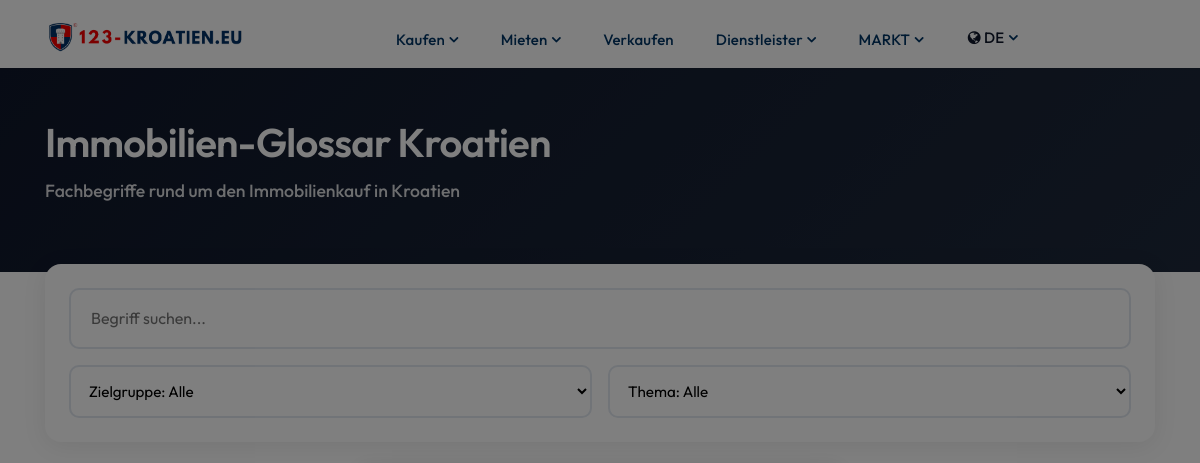
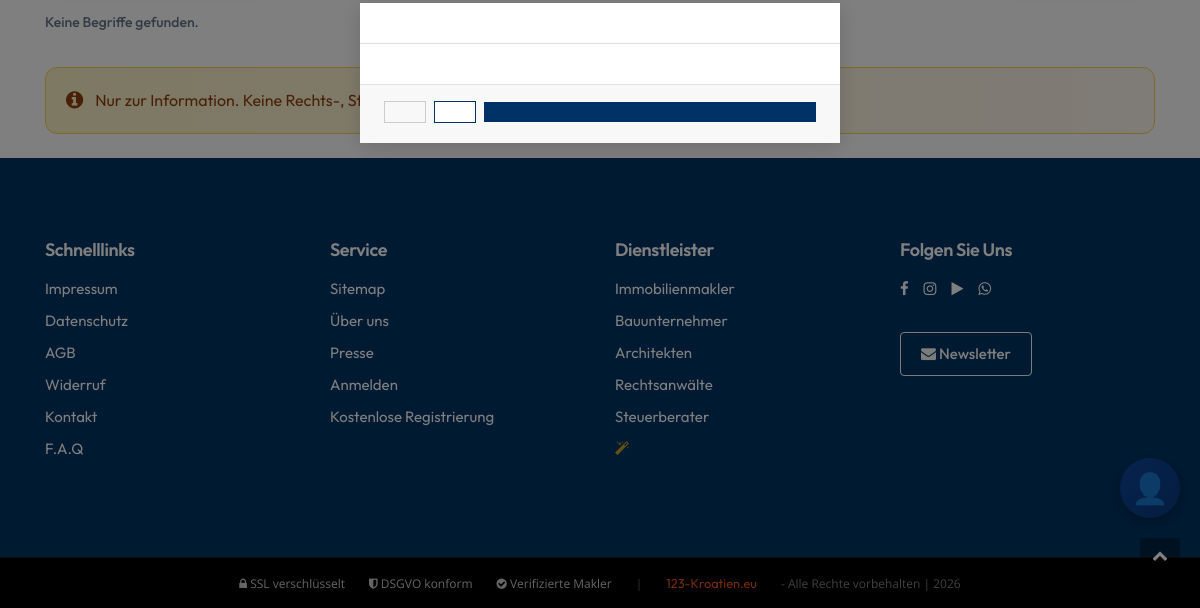
The app's page /ge/kroatien/glossar/, older data (2 pictures, top to bottom).
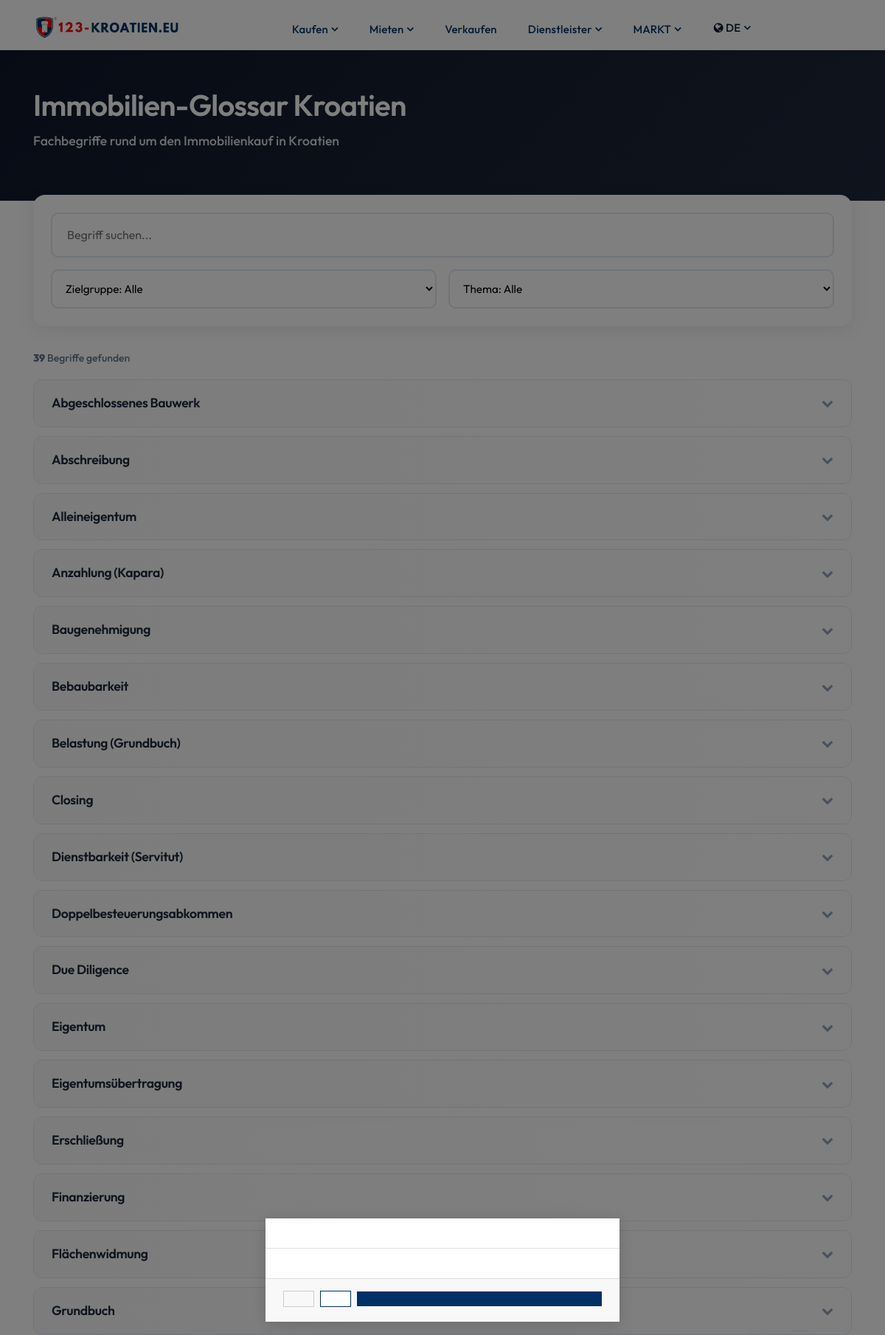
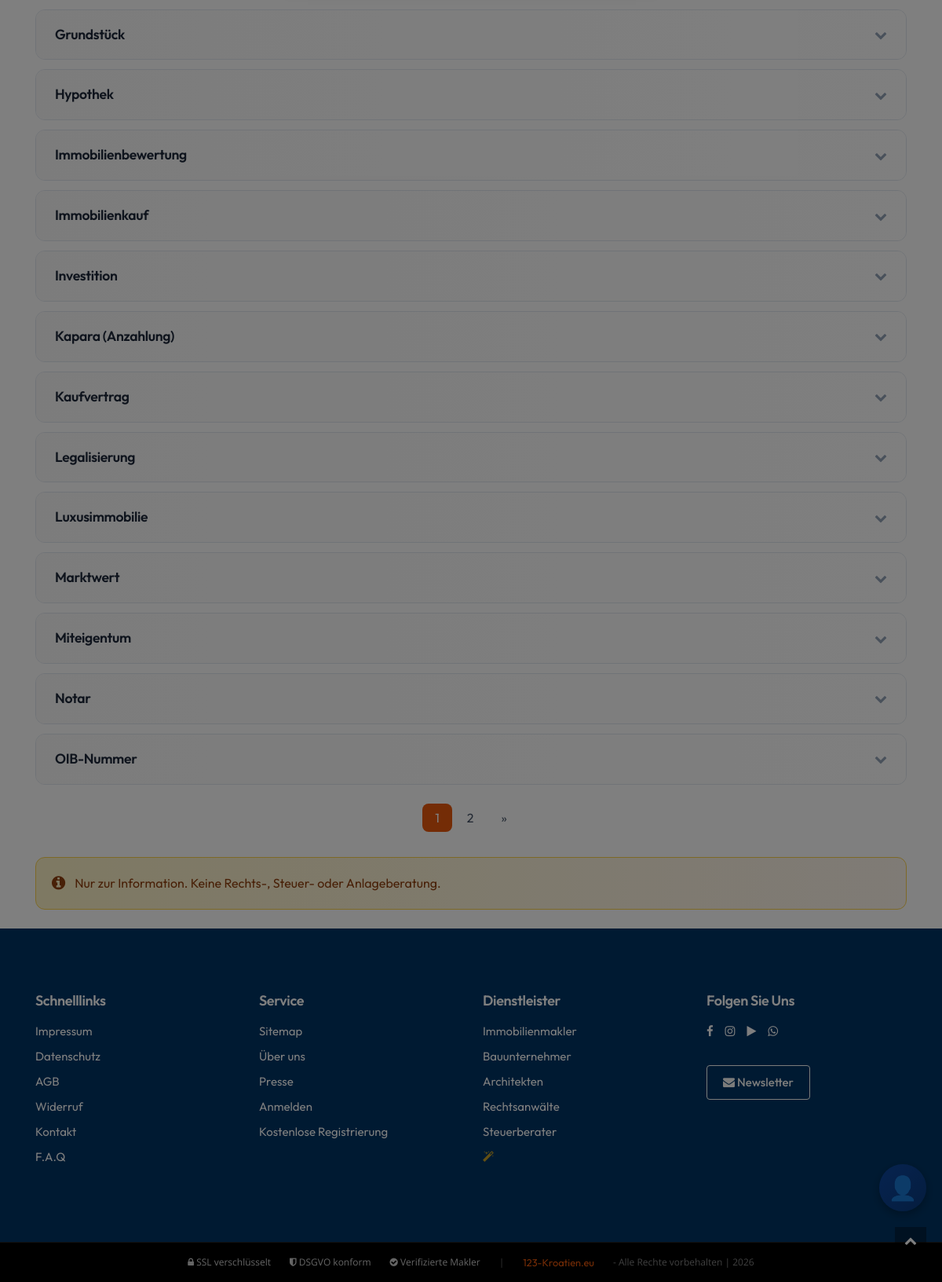
The same page, newer data (2 pictures, top to bottom).
### pages/models.py (models this page shows)
class Translation(models.Model):
    PAGES = (
        ('home', 'home'),
        ('about', 'about'),
        ('listings', 'listings'),
        ('property details', 'property details'),
        ('blog', 'blog'),
        ('blog details', 'blog details'),
        ('contact', 'contact'),
        ('privacy', 'privacy'),
        ('navbar', 'navbar'),
        ('add-property', 'add-property'),
        ('profile', 'profile'),
        ('footer', 'footer'),
        ('login', 'login'),
        ('signup', 'signup'),
        ('faq', 'faq'),
        ('forget-password', 'forget-password'),
        ('reset-password', 'reset-password')
    )
    name = models.CharField(max_length=255, unique=True)
    page = models.CharField(max_length=50, choices=PAGES)
    english_content = models.TextField(blank=True)
    german_content = models.TextField(blank=True)
    french_content = models.TextField(blank=True)
    greek_content = models.TextField(blank=True)
    croatian_content = models.TextField(blank=True)
    polish_content = models.TextField(blank=True)
    czech_content = models.TextField(blank=True)
    russian_content = models.TextField(blank=True)
    swedish_content = models.TextField(blank=True)
    norway_content = models.TextField(blank=True)
    slovak_content = models.TextField(blank=True)
    dutch_content = models.TextField(blank=True)
    class Meta:
        ordering = ['name']

### main/glossary_models.py (models this page shows, shortened)
class GlossaryTermTranslation(models.Model):
    term = models.ForeignKey(GlossaryTerm, on_delete=models.CASCADE, related_name="translations")
    language = models.CharField(max_length=2, choices=LANG_CHOICES)
    title = models.CharField(max_length=200)
    slug = models.SlugField(max_length=200)
    short_def = models.CharField(max_length=180, validators=[validate_short_def_120])
    long_def = models.TextField(blank=True)
    synonyms = models.JSONField(default=list, blank=True)
    keywords = models.JSONField(default=list, blank=True)
    faqs = models.JSONField(default=list, blank=True)
    status = models.CharField(max_length=20, choices=STATUS_CHOICES, default="draft")
    meta_title = models.CharField(max_length=70, blank=True)
    meta_description = models.CharField(max_length=160, blank=True)
    updated_at = models.DateTimeField(auto_now=True)
    created_at = models.DateTimeField(auto_now_add=True)
    class Meta:
        verbose_name = "Glossar-Übersetzung"
        verbose_name_plural = "Glossar-Übersetzungen"
        unique_together = [("language", "slug"), ("term", "language")]
        ordering = ["language", "title"]
        indexes = [
            models.Index(fields=["language", "slug"]),
            models.Index(fields=["status"]),
        ]

### main/glossary_views.py (the view)
# urls.py: path('ge/kroatien/glossar/', glossary_views.glossary_index, {'lang': 'ge', 'country': 'kroatien'}, name='glossary-index-ge'),
def glossary_index(request, lang, country):
    request.session['site_language'] = lang
    q = (request.GET.get("q") or "").strip()
    audience = request.GET.get("audience")
    topic = request.GET.get("topic")
    asset_type = request.GET.get("asset_type")
    ordering = request.GET.get("ordering") or "title"
    page = request.GET.get("page", 1)
    qs = GlossaryTermTranslation.objects.select_related("term").prefetch_related(
        "term__categories"
    ).filter(
        language=lang, term__is_published=True, status__in=APPROVED_STATUSES
    ).distinct()
    if q:
        qs = qs.filter(
            Q(title__icontains=q) | Q(short_def__icontains=q) |
            Q(long_def__icontains=q) | Q(keywords__icontains=q)
        )
    if audience:
        qs = qs.filter(term__categories__group="audience", term__categories__key=audience)
    if topic:
        qs = qs.filter(term__categories__group="topic", term__categories__key=topic)
    if asset_type:
        qs = qs.filter(term__categories__group="asset_type", term__categories__key=asset_type)
    qs = qs.order_by(ordering if ordering in ["title", "-title"] else "title")
    paginator = Paginator(qs, 30)
    page_obj = paginator.get_page(page)
    categories = TermCategory.objects.all().order_by("group", "order")
    t = get_translations(lang)
    return render(request, "glossary/index.html", {
        "lang": lang, "language": lang, "country": country, "language": lang,
        "q": q, "audience": audience, "topic": topic, "asset_type": asset_type,
        "page_obj": page_obj, "total_count": paginator.count,
        "audience_cats": categories.filter(group="audience"),
        "topic_cats": categories.filter(group="topic"),
        "asset_type_cats": categories.filter(group="asset_type"),
        "glossary_base_url": get_glossary_base_url(lang), "t": t,
    })

### templates/glossary/index.html (shortened to what this page needs)
{% extends 'include/base.html' %}
{% block body %}
<section class="glossary-hero">
    <div class="container">
        <h1>{{ t.glossary_title }}</h1>
        <p>{{ t.glossary_subtitle }}</p>
    </div>
</section>
<div class="container py-4">
    <div class="glossary-filters">
        <form method="GET">
            <div class="glossary-search">
                <input type="text" name="q" value="{{ q }}" placeholder="{{ t.search_placeholder }}">
            </div>
            <div class="filter-row">
                <select name="audience" class="filter-select" onchange="this.form.submit()">
                    <option value="">{{ t.filter_audience }}: {{ t.all }}</option>
                </select>
                <select name="topic" class="filter-select" onchange="this.form.submit()">
                    <option value="">{{ t.filter_topic }}: {{ t.all }}</option>
                </select>
            </div>
        </form>
    </div>
    {% if total_count %}<p class="mb-3"><strong>{{ total_count }}</strong> {{ t.results_count }}</p>{% endif %}
    {% for term in page_obj %}
    <div class="term-card" onclick="this.classList.toggle('expanded')">
        <div class="term-header">
            <h3>{{ term.title }}</h3>
            <i class="fa fa-chevron-down"></i>
        </div>
    </div>
    {% empty %}
    <p>{{ t.no_results }}</p>
    {% endfor %}
    {% if page_obj.has_other_pages %}
    <nav aria-label="Glossary pagination" class="mt-4">
        <ul class="pagination justify-content-center">
            {% for num in page_obj.paginator.page_range %}
                {% if page_obj.number == num %}
                <li class="page-item active"><span class="page-link">{{ num }}</span></li>
                {% elif num > page_obj.number|add:-3 and num < page_obj.number|add:3 %}
                <li class="page-item"><a class="page-link" href="?page={{ num }}&q={{ q }}&audience={{ audience|default:'' }}&topic={{ topic|default:'' }}">{{ num }}</a></li>
                {% endif %}
            {% endfor %}
            {% if page_obj.has_next %}
            <li class="page-item"><a class="page-link" href="?page={{ page_obj.next_page_number }}&q={{ q }}&audience={{ audience|default:'' }}&topic={{ topic|default:'' }}">»</a></li>
            {% endif %}
        </ul>
    </nav>
    {% endif %}
    <div class="glossary-disclaimer">
        <i class="fa fa-info-circle"></i>
        <span>{{ t.disclaimer_short }}</span>
    </div>
</div>
{% endblock body %}

### templates/include/base.html (shortened to what this page needs)
<!DOCTYPE html>
{% load static %}
{% load i18n %}
<html>
<head>
    <link href="{% static 'css/styles.css' %}" rel="stylesheet" type="text/css">
    <link href="{% static 'css/custom.css' %}" rel="stylesheet" type="text/css">
    <link href="{% static 'css/modern-theme.css' %}" rel="stylesheet" type="text/css">
    <link rel="stylesheet" href="https://cdnjs.cloudflare.com/ajax/libs/font-awesome/4.7.0/css/font-awesome.min.css">
</head>
<body>
        <nav class="navbar navbar-nav navbar-hover navbar-expand-lg navbar-soft">
            <div class="container">
                <a class="navbar-brand" href="/">
                    <img src="{% static 'images/logo-black2.png' %}" alt="logo" class="img-fluid" style="width: 270px;">
                </a>
                <div class="collapse navbar-collapse" id="main_nav99">
                    <ul class="navbar-nav mx-auto">
                        <li class="nav-item dropdown">
                            <a class="nav-link active dropdown-toggle" href="" data-toggle="dropdown">{{ nav_buy }}</a>
                        </li>
                        <li class="nav-item dropdown">
                            <a class="nav-link active dropdown-toggle" href="" data-toggle="dropdown">{{ nav_rent }}</a>
                        </li>
                        <li class="nav-item">
                            <a class="nav-link active" href="{% url 'main:owner' %}">{{ nav_sell }}</a>
                        </li>
                        <li class="nav-item dropdown">
                            <a class="nav-link active dropdown-toggle" href="#" data-toggle="dropdown">{{ nav_services }}</a>
                        </li>
                        <li class="nav-item dropdown">
                            <a class="nav-link active dropdown-toggle" href="#" data-toggle="dropdown">{{ nav_market }}</a>
                        </li>
                        <li class="nav-item dropdown">
                            <a class="nav-link dropdown-toggle" href="#" data-toggle="dropdown">
                                <i class="fa fa-globe"></i> {% if language == 'ge' %}DE{% elif language == 'en' %}EN{% elif language == 'hr' %}HR{% elif language == 'fr' %}FR{% elif language == 'pl' %}PL{% elif language == 'cz' %}CZ{% elif language == 'ru' %}RU{% elif language == 'gr' %}GR{% elif language == 'sw' %}SW{% elif language == 'no' %}NO{% elif language == 'sk' %}SK{% elif language == 'nl' %}NL{% else %}DE{% endif %}
                            </a>
                        </li>
                    </ul>
                </div>
            </div>
        </nav>
        {% block body %}
        {% endblock body%}
        {% include 'include/footer.html' %}
        <a href="javascript:" id="return-to-top"><i class="fa fa-chevron-up"></i></a>
        {% include "chatbot_widget.html" %}
    {% include "include/cookie_banner.html" %}
    </body>
</html>

### templates/include/footer.html
{% load static %}
<footer>
    <div class="myFooterBg wrapper__footer">
        <div class="container">
            <div class="row">
                <div class="col-md-3">
                    <div class="widget__footer">
                        <h4 class="footer-title">{{Quick_Links}}</h4>
                        <ul class="list-unstyled footer-links">
                            <li><a href="{% url 'main:imprint' %}" class="text-white">{{Imprint}}</a></li>
                            <li><a href="{% url 'main:data-protection' %}" class="text-white">{{PrivacyPolicy}}</a></li>
                            <li><a href="{% url 'main:agb' %}" class="text-white">{{TermsConditions}}</a></li>
                            <li><a href="{% url 'main:cancellation-policy' %}" class="text-white">{{Withdrawal}}</a></li>
                            <li><a href="{% url 'main:contact' %}" class="text-white">{{Contact}}</a></li>
                            <li><a href="{% url 'main:faq' %}" class="text-white">{{nav_faq}}</a></li>
                        </ul>
                    </div>
                </div>
                <div class="col-md-3">
                    <div class="widget__footer">
                        <h4 class="footer-title">{{Service}}</h4>
                        <ul class="list-unstyled footer-links">
                            <li><a href="{% url 'main:sitemap' %}" class="text-white">{{Sitemap}}</a></li>
                            <li><a href="{% url 'main:about' %}" class="text-white">{{ nav_about }}</a></li>
                            <li><a href="{% url 'main:blog-single-1' %}" class="text-white">{{Press}}</a></li>
                            {% if user.is_authenticated %}
                            <li><a href="#" class="text-white"><i class="fa fa-user"></i> {{ user.username }}</a></li>
                            {% if user.is_authenticated %}
                            {% if user.professional.professional_type == 'real_estate_agent' or user.professional.professional_type == 'construction_company' %}<li><a href="{% url 'main:makler_dashboard' %}" class="text-white"><i class="fa fa-building"></i> Makler-Portal</a></li>{% elif user.professional %}<li><a href="{% url 'professional_portal:dashboard' %}" class="text-white"><i class="fa fa-briefcase"></i> Mein Portal</a></li>{% endif %}
                            {% endif %}
                            <li><a href="{% url 'account:logout' %}" class="text-white">{{ nav_logout }}</a></li>
                            {% else %}
                            <li><a href="{% url 'account:login' %}" class="text-white">{{Login}}</a></li>
                            <li><a href="{% url 'account:signup' %}" class="text-white">{{FreeRegistration}}</a></li>
                            {% endif %}
                        </ul>
                    </div>
                </div>
                <div class="col-md-3">
                    <div class="widget__footer">
                        <h4 class="footer-title">{{footer_services}}</h4>
                        <ul class="list-unstyled footer-links">
                            <li><a href="/{{ language }}/{{ country_name }}/{{ url_realtor }}/" class="text-white">{{dropdown_realtor}}</a></li>
                            <li><a href="/{{ language }}/{{ country_name }}/{{ url_contractor }}/" class="text-white">{{dropdown_contractor}}</a></li>
                            <li><a href="/{{ language }}/{{ country_name }}/{{ url_architect }}/" class="text-white">{{dropdown_architect}}</a></li>
                            <li><a href="/{{ language }}/{{ country_name }}/{{ url_lawyer }}/" class="text-white">{{dropdown_lawyer}}</a></li>
                            <li><a href="/{{ language }}/{{ country_name }}/{{ url_tax_advisor }}/" class="text-white">{{dropdown_tax_advisor}}</a></li>
                            <li><a href="/{{ language }}/{{ url_experten_finder }}/" class="text-white" style="color:#c9a227 !important;"><i class="fa fa-magic"></i> {{ experten_finder_label }}</a></li>
                        </ul>
                    </div>
                </div>
                <div class="col-md-3">
                    <div class="widget__footer">
                        <h4 class="footer-title">{{follow_us}}</h4>
                        <div class="social-icons-row">
                            <a href="https://facebook.com" target="_blank"><i class="fa fa-facebook"></i></a>
                            <a href="https://instagram.com" target="_blank"><i class="fa fa-instagram"></i></a>
                            <a href="https://tiktok.com" target="_blank"><i class="fa fa-play"></i></a>
                            <a href="https://whatsapp.com" target="_blank"><i class="fa fa-whatsapp"></i></a>
                        </div>
                        <a href="{% url 'main:contact' %}?newsletter=1" class="btn btn-outline-light btn-sm mt-3">
                            <i class="fa fa-envelope"></i> {{newsletter}}
                        </a>
                    </div>
                </div>
            </div>
        </div>
    </div>
    <div class="bg__footer-bottom-v1">
        <div class="container">
            <div class="row" align="center">
                <div class="col-md-12">
                    <div style="display: flex; justify-content: center; align-items: center; flex-wrap: wrap; gap: 1.5rem; font-size: 0.8rem;"><span style="color: rgba(255,255,255,0.8);"><i class="fa fa-lock"></i> SSL verschlüsselt</span><span style="color: rgba(255,255,255,0.8);"><i class="fa fa-shield"></i> DSGVO konform</span><span style="color: rgba(255,255,255,0.8);"><i class="fa fa-check-circle"></i> Verifizierte Makler</span><span style="color: rgba(255,255,255,0.4);">|</span><a href="#" style="color: #E41F0E;">123-Kroatien.eu</a><span style="color: rgba(255,255,255,0.5);"> - Alle Rechte vorbehalten | 2026</span></div>
                </div>
            </div>
        </div>
    </div>
</footer>

Row changes from the older to the newer data that the page shows:
added GlossaryTermTranslation: title "Abgeschlossenes Bauwerk"
added GlossaryTermTranslation: title "Abschreibung"
added GlossaryTermTranslation: title "Alleineigentum"
added GlossaryTermTranslation: title "Anzahlung (Kapara)"
added GlossaryTermTranslation: title "Baugenehmigung"
added GlossaryTermTranslation: title "Bebaubarkeit"
added GlossaryTermTranslation: title "Belastung (Grundbuch)"
added GlossaryTermTranslation: title "Closing"
added GlossaryTermTranslation: title "Dienstbarkeit (Servitut)"
added GlossaryTermTranslation: title "Doppelbesteuerungsabkommen"
added GlossaryTermTranslation: title "Due Diligence"
added GlossaryTermTranslation: title "Eigentum"
added GlossaryTermTranslation: title "Eigentumsübertragung"
added GlossaryTermTranslation: title "Erschließung"
added GlossaryTermTranslation: title "Finanzierung"
added GlossaryTermTranslation: title "Flächenwidmung"
added GlossaryTermTranslation: title "Grundbuch"
added GlossaryTermTranslation: title "Grundstück"
added GlossaryTermTranslation: title "Hypothek"
added GlossaryTermTranslation: title "Immobilienbewertung"
added GlossaryTermTranslation: title "Immobilienkauf"
added GlossaryTermTranslation: title "Investition"
added GlossaryTermTranslation: title "Kapara (Anzahlung)"
added GlossaryTermTranslation: title "Kaufvertrag"
added GlossaryTermTranslation: title "Legalisierung"
added GlossaryTermTranslation: title "Luxusimmobilie"
added GlossaryTermTranslation: title "Marktwert"
added GlossaryTermTranslation: title "Miteigentum"
added GlossaryTermTranslation: title "Notar"
added GlossaryTermTranslation: title "OIB-Nummer"
Text that changed along with them:
{{ total_count }}: (not shown) → "39"
{{ t.results_count }}: (not shown) → "Begriffe gefunden"
{{ t.no_results }}: "Keine Begriffe gefunden." → (not shown)
new list line: "1"
new list line: "2"
